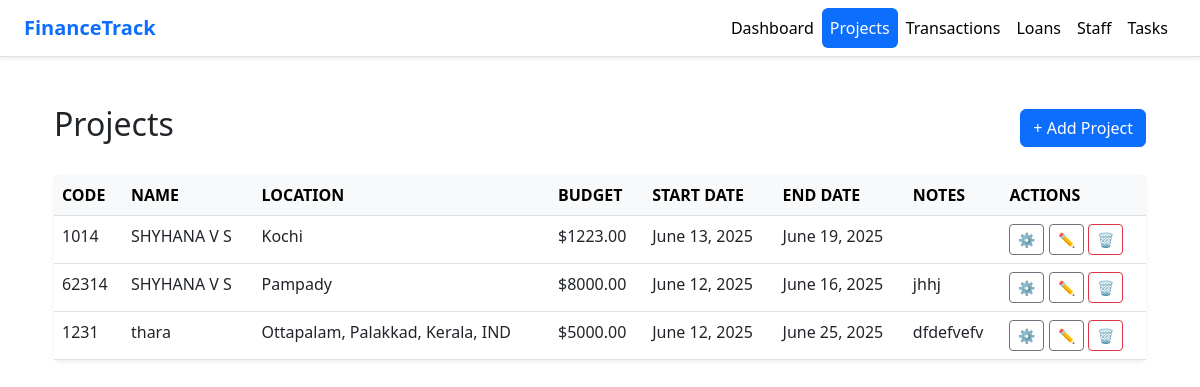
Before: /projects/ with the older database file.
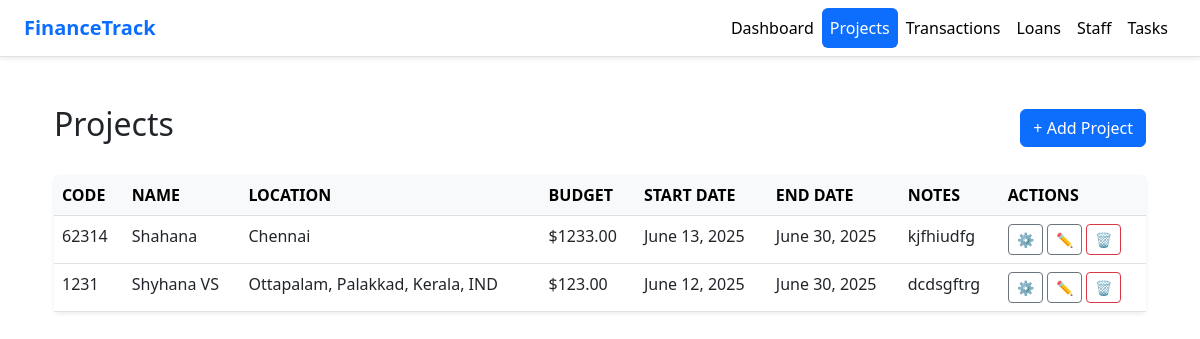
After: the same page with the newer database file.
### app1/models.py (models this page shows, shortened)
class Project(models.Model):
    code = models.CharField(max_length=20)
    name = models.CharField(max_length=100)
    location = models.CharField(max_length=100)
    total_budget = models.DecimalField(max_digits=12, decimal_places=2)
    start_date = models.DateField()
    end_date = models.DateField()
    notes = models.TextField(blank=True, null=True)

### app1/views.py (the view, shortened to what this page needs)
# urls.py: path('projects/', views.project_list, name='project_list'),
def project_list(request):
    projects = Project.objects.order_by('-id')
    form = ProjectForm()
    return render(request, 'project.html', {'projects': projects, 'form': form})

### templates/project.html (shortened to what this page needs)
{% extends 'base.html' %}
{% load static %}
{% block content %}
<div class="container mt-5">
    <div class="d-flex justify-content-between align-items-center mb-4">
        <h2>Projects</h2>
        <button type="button" class="btn btn-primary" data-bs-toggle="modal" data-bs-target="#addProjectModal">
            + Add Project
        </button>
    </div>
    <table class="table table-hover shadow-sm rounded">
        <thead class="table-light">
            <tr>
                <th>CODE</th>
                <th>NAME</th>
                <th>LOCATION</th>
                <th>BUDGET</th>
                <th>START DATE</th>
                <th>END DATE</th>
                <th>NOTES</th>
                <th>ACTIONS</th>
            </tr>
        </thead>
        <tbody>
            {% for project in projects %}
            <tr>
                <td>{{ project.code }}</td>
                <td>{{ project.name }}</td>
                <td>{{ project.location }}</td>
                <td>${{ project.total_budget }}</td>
                <td>{{ project.start_date }}</td>
                <td>{{ project.end_date }}</td>
                <td>{{ project.notes }}</td>
                <td>
                     <a href="{% url 'project-detail' project.pk %}" class="btn btn-sm btn-outline-secondary">⚙️</a>
               <a href="#" class="btn btn-sm btn-outline-secondary edit-project-btn"
   data-id="{{ project.id }}"
   data-code="{{ project.code }}"
   data-name="{{ project.name }}"
   data-location="{{ project.location }}"
   data-budget="{{ project.total_budget }}"
   data-start="{{ project.start_date }}"
   data-end="{{ project.end_date }}"
   data-notes="{{ project.notes|default_if_none:'' }}">
   ✏️
</a>
                   <a href="#" class="btn btn-sm btn-outline-danger delete-project-btn" data-id="{{ project.id }}">🗑️</a>
                </td>
            </tr>
            {% endfor %}
        </tbody>
    </table>
</div>
{% endblock %}

### templates/base.html (shortened to what this page needs)
{% load static %}
<!DOCTYPE html>
<html lang="en">
<head>
  <link href="https://cdn.jsdelivr.net/npm/bootstrap@5.3.0/dist/css/bootstrap.min.css" rel="stylesheet">
  <link href="https://cdn.jsdelivr.net/npm/bootstrap-icons@1.10.5/font/bootstrap-icons.css" rel="stylesheet">
</head>
<body>
<nav class="navbar navbar-expand-lg bg-white border-bottom shadow-sm">
  <div class="container-fluid px-4">
    <a class="navbar-brand fw-bold text-primary" href="">FinanceTrack</a>
    <div class="collapse navbar-collapse" id="mainNavbar">
      <ul class="navbar-nav ms-auto mb-2 mb-lg-0">
        <li class="nav-item">
          <a class="nav-link {% if request.resolver_match.url_name == 'dashboard' %}active{% endif %}" href="">Dashboard</a>
        </li>
        <li class="nav-item">
          <a class="nav-link {% if request.resolver_match.url_name == 'project_list' %}active{% endif %}" href="{% url 'project_list' %}">Projects</a>
        </li>
        <li class="nav-item">
          <a class="nav-link {% if request.resolver_match.url_name == 'transactions' %}active{% endif %}" href="{% url 'transaction_list' %}">Transactions</a>
        </li>
        <li class="nav-item">
          <a class="nav-link {% if request.resolver_match.url_name == 'loans' %}active{% endif %}" href="{% url 'loan_list' %}">Loans</a>
        </li>
        <li class="nav-item">
          <a class="nav-link {% if request.resolver_match.url_name == 'staff' %}active{% endif %}" href="">Staff</a>
        </li>
        <li class="nav-item">
          <a class="nav-link {% if request.resolver_match.url_name == 'tasks' %}active{% endif %}" href="">Tasks</a>
        </li>
      </ul>
    </div>
  </div>
</nav>
<div class="container mt-4">
  {% block content %}{% endblock %}
</div>
</body>
</html>

### templates/base.html (style rules this page uses)
.nav-link.active { background-color: #0d6efd; color: white !important; border-radius: 0.375rem; }
.nav-link { color: #000; }

Changed rows visible on the page:
removed Project: code "1014", name "SHYHANA V S", location "Kochi", total_budget "1223.00", start_date "June 13, 2025", end_date "June 19, 2025"
changed Project: name "SHYHANA V S" → "Shahana"; location "Pampady" → "Chennai"; total_budget "8000.00" → "1233.00"; start_date "June 12, 2025" → "June 13, 2025"; end_date "June 16, 2025" → "June 30, 2025"; notes "jhhj" → "kjfhiudfg"
changed Project "Ottapalam, Palakkad, Kerala, IND": name "thara" → "Shyhana VS"; total_budget "5000.00" → "123.00"; end_date "June 25, 2025" → "June 30, 2025"; notes "dfdefvefv" → "dcdsgftrg"
